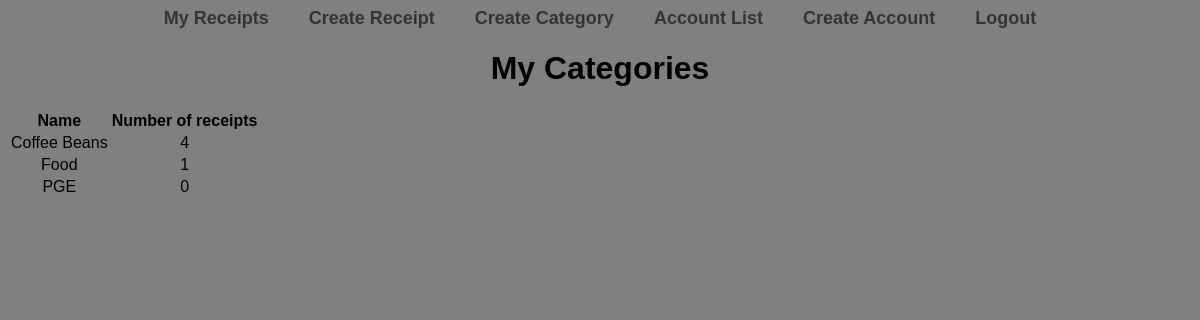
The app's page /receipts/categories/ (signed in) with its own data.
### receipts/models.py (models this page shows, shortened)
class ExpenseCategory(models.Model):
    name = models.CharField(max_length=50)
    owner = models.ForeignKey(
        settings.AUTH_USER_MODEL,
        related_name="categories",
        on_delete=models.CASCADE,
    )

class Receipt(models.Model):
    vendor = models.CharField(max_length=200)
    total = models.DecimalField(
        max_digits=10,
        decimal_places=3,
    )
    tax = models.DecimalField(
        max_digits=10,
        decimal_places=3,
    )
    date = models.DateTimeField()
    purchaser = models.ForeignKey(
        settings.AUTH_USER_MODEL,
        related_name="receipts",
        on_delete=models.CASCADE,
    )
    category = models.ForeignKey(
        "ExpenseCategory",
        related_name="receipts",
        on_delete=models.CASCADE,
    )
    account = models.ForeignKey(
        "Account",
        related_name="receipts",
        on_delete=models.CASCADE,
        null=True,
    )

### receipts/views.py (the view)
# urls.py: path("categories/", category_list, name="category_list"),
@login_required
def category_list(request):
    categories = ExpenseCategory.objects.filter(owner=request.user)
    context = {
        "categories": categories,
    }
    return render(request, "categories/list.html", context)

### receipts/templates/categories/list.html
{% extends 'base.html' %}
{% block content %}
  <main>
    <h1>My Categories</h1>
    <table>
      <thead>
        <tr>
          <th>Name</th>
          <th>Number of receipts</th>
        </tr>
      </thead>
      <tbody>
        {% for category in categories %}
          <tr>
            <td>{{ category.name }}</td>
            <td>{{ category.receipts.all|length }}</td>
          </tr>
        {% endfor %}
      </tbody>
    </table>
  </main>
{% endblock content %}

### receipts/templates/base.html (style rules this page uses)
body { background-color: grey; text-align: center; font-family: 'Montserrat', sans-serif; }

### records on screen
ExpenseCategory: name "Coffee Beans", receipts.all|length "4"
ExpenseCategory: name "Food", receipts.all|length "1"
ExpenseCategory: name "PGE", receipts.all|length "0"
